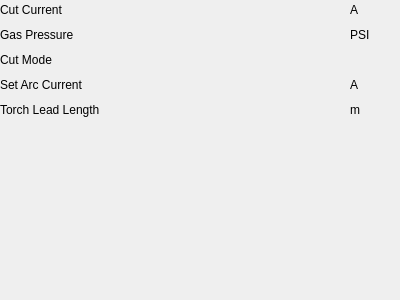
<?xml version="1.0" encoding="UTF-8"?>
<ui version="4.0">
 <class>PowermaxMonitorWidget</class>
 <widget class="QWidget" name="PowermaxMonitorWidget">
  <property name="geometry">
   <rect>
    <x>0</x>
    <y>0</y>
    <width>400</width>
    <height>300</height>
   </rect>
  </property>
  <property name="windowTitle">
   <string>Form</string>
  </property>
  <layout class="QVBoxLayout" name="verticalLayout">
   <property name="spacing">
    <number>5</number>
   </property>
   <property name="margin">
    <number>0</number>
   </property>
   <item>
    <layout class="QHBoxLayout" name="horizontalLayout">
     <item>
      <widget class="QLabel" name="label">
       <property name="minimumSize">
        <size>
         <width>110</width>
         <height>20</height>
        </size>
       </property>
       <property name="text">
        <string>Cut Current</string>
       </property>
      </widget>
     </item>
     <item>
      <widget class="QLabel" name="cut_current_">
       <property name="sizePolicy">
        <sizepolicy hsizetype="Expanding" vsizetype="Preferred">
         <horstretch>0</horstretch>
         <verstretch>0</verstretch>
        </sizepolicy>
       </property>
       <property name="minimumSize">
        <size>
         <width>100</width>
         <height>0</height>
        </size>
       </property>
       <property name="text">
        <string/>
       </property>
      </widget>
     </item>
     <item>
      <widget class="QLabel" name="label_3">
       <property name="minimumSize">
        <size>
         <width>50</width>
         <height>20</height>
        </size>
       </property>
       <property name="text">
        <string>A</string>
       </property>
       <property name="alignment">
        <set>Qt::AlignLeading|Qt::AlignLeft|Qt::AlignVCenter</set>
       </property>
      </widget>
     </item>
    </layout>
   </item>
   <item>
    <layout class="QHBoxLayout" name="horizontalLayout_2">
     <item>
      <widget class="QLabel" name="label_2">
       <property name="minimumSize">
        <size>
         <width>110</width>
         <height>20</height>
        </size>
       </property>
       <property name="text">
        <string>Gas Pressure</string>
       </property>
      </widget>
     </item>
     <item>
      <widget class="QLabel" name="gas_pressure_">
       <property name="sizePolicy">
        <sizepolicy hsizetype="Expanding" vsizetype="Preferred">
         <horstretch>0</horstretch>
         <verstretch>0</verstretch>
        </sizepolicy>
       </property>
       <property name="minimumSize">
        <size>
         <width>100</width>
         <height>0</height>
        </size>
       </property>
       <property name="text">
        <string/>
       </property>
      </widget>
     </item>
     <item>
      <widget class="QLabel" name="label_4">
       <property name="minimumSize">
        <size>
         <width>50</width>
         <height>20</height>
        </size>
       </property>
       <property name="text">
        <string>PSI</string>
       </property>
      </widget>
     </item>
    </layout>
   </item>
   <item>
    <layout class="QHBoxLayout" name="horizontalLayout_3">
     <item>
      <widget class="QLabel" name="label_5">
       <property name="minimumSize">
        <size>
         <width>110</width>
         <height>20</height>
        </size>
       </property>
       <property name="text">
        <string>Cut Mode</string>
       </property>
      </widget>
     </item>
     <item>
      <widget class="QLabel" name="cut_mode_">
       <property name="sizePolicy">
        <sizepolicy hsizetype="Expanding" vsizetype="Preferred">
         <horstretch>0</horstretch>
         <verstretch>0</verstretch>
        </sizepolicy>
       </property>
       <property name="minimumSize">
        <size>
         <width>100</width>
         <height>0</height>
        </size>
       </property>
       <property name="text">
        <string/>
       </property>
      </widget>
     </item>
     <item>
      <widget class="QLabel" name="label_10">
       <property name="minimumSize">
        <size>
         <width>50</width>
         <height>20</height>
        </size>
       </property>
       <property name="text">
        <string/>
       </property>
      </widget>
     </item>
    </layout>
   </item>
   <item>
    <layout class="QHBoxLayout" name="horizontalLayout_4">
     <item>
      <widget class="QLabel" name="label_6">
       <property name="minimumSize">
        <size>
         <width>110</width>
         <height>20</height>
        </size>
       </property>
       <property name="text">
        <string>Set Arc Current</string>
       </property>
      </widget>
     </item>
     <item>
      <widget class="QLabel" name="set_arc_current_">
       <property name="sizePolicy">
        <sizepolicy hsizetype="Expanding" vsizetype="Preferred">
         <horstretch>0</horstretch>
         <verstretch>0</verstretch>
        </sizepolicy>
       </property>
       <property name="minimumSize">
        <size>
         <width>100</width>
         <height>0</height>
        </size>
       </property>
       <property name="text">
        <string/>
       </property>
      </widget>
     </item>
     <item>
      <widget class="QLabel" name="label_7">
       <property name="minimumSize">
        <size>
         <width>50</width>
         <height>20</height>
        </size>
       </property>
       <property name="text">
        <string>A</string>
       </property>
      </widget>
     </item>
    </layout>
   </item>
   <item>
    <layout class="QHBoxLayout" name="horizontalLayout_5">
     <item>
      <widget class="QLabel" name="label_8">
       <property name="minimumSize">
        <size>
         <width>110</width>
         <height>20</height>
        </size>
       </property>
       <property name="text">
        <string>Torch Lead Length</string>
       </property>
      </widget>
     </item>
     <item>
      <widget class="QLabel" name="torch_length_">
       <property name="sizePolicy">
        <sizepolicy hsizetype="Expanding" vsizetype="Preferred">
         <horstretch>0</horstretch>
         <verstretch>0</verstretch>
        </sizepolicy>
       </property>
       <property name="minimumSize">
        <size>
         <width>100</width>
         <height>0</height>
        </size>
       </property>
       <property name="text">
        <string/>
       </property>
      </widget>
     </item>
     <item>
      <widget class="QLabel" name="label_9">
       <property name="minimumSize">
        <size>
         <width>50</width>
         <height>20</height>
        </size>
       </property>
       <property name="text">
        <string>m</string>
       </property>
      </widget>
     </item>
    </layout>
   </item>
   <item>
    <spacer name="verticalSpacer">
     <property name="orientation">
      <enum>Qt::Vertical</enum>
     </property>
     <property name="sizeHint" stdset="0">
      <size>
       <width>20</width>
       <height>40</height>
      </size>
     </property>
    </spacer>
   </item>
  </layout>
 </widget>
 <resources/>
 <connections/>
</ui>
